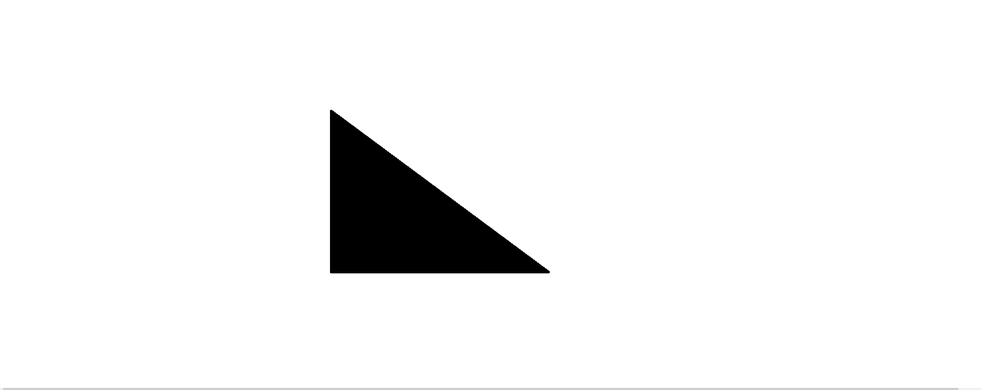
#> input picture Day21/Input Images/shape10.png, 981 x 390 px, shrunk from 1861 x 739 before the run, given in place of shape1.png, which was not available
$ python Challenge.py
#> lines starting #> are read from the running program, lines starting #| are printed output that depends on the picture; after the words box and inside, x2 and y2 are one past the last pixel; in counts of white or black regions, pixels touching at a corner belong together; pictures that were not available may be replaced by others from this repository, and a replacement may not be noted
import cv2
import os
import numpy as np


# Input and Output Paths
input_folder = r"D:\python\MLB_Internship\Day21\Input Images"
output_folder = r"D:\python\MLB_Internship\Day21\Output Images"

os.makedirs(output_folder, exist_ok=True)

# Shape Detection Function

def detect_shape(contour):

    perimeter = cv2.arcLength(contour, True)

    approx = cv2.approxPolyDP(
        contour,
        0.04 * perimeter,
        True
    )

    vertices = len(approx)

    if vertices == 3:
        return "Triangle"

    elif vertices == 4:

        x, y, w, h = cv2.boundingRect(approx)

        aspect_ratio = float(w) / h

        if 0.95 <= aspect_ratio <= 1.05:
            return "Square"
        else:
            return "Rectangle"

    elif vertices > 5:

        area = cv2.contourArea(contour)
        circularity = (
            4 * np.pi * area /
            (perimeter * perimeter)
        )

        if circularity > 0.75:
            return "Circle"

    return "Unknown"

# Process 10 Images

for i in range(1, 11):

    image_name = f"shape{i}.png"

    image_path = os.path.join(
        input_folder,
        image_name
    )

    image = cv2.imread(image_path)
#> image is the input picture: shape (390, 981, 3); min 0, max 255, mean 242.5


    if image is None:
        print(f"{image_name} not found")
        continue


    print(f"Processing {image_name}")


# Save Original Image

    cv2.imwrite(
        os.path.join(
            output_folder,
            f"{i}_original.png"
        ),
        image
    )


# Convert to Gray

    gray = cv2.cvtColor(
        image,
        cv2.COLOR_BGR2GRAY
    )


# Blur

    blur = cv2.GaussianBlur(
        gray,
        (5,5),
        0
    )


# Threshold

    _, thresh = cv2.threshold(
        blur,
        100,
        255,
        cv2.THRESH_BINARY
    )
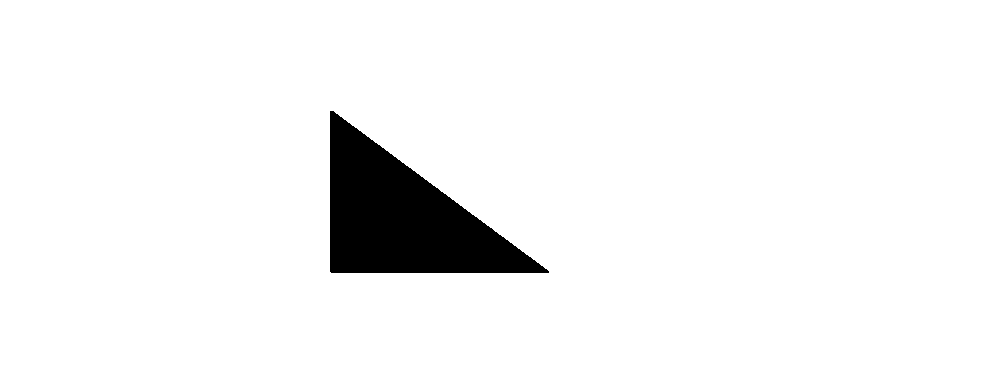
#> thresh: shape (390, 981); 95.3% white; 1 black region, box (x1, y1, x2, y2) and area: (330, 111, 549, 273) 18172


# Find Contours

    contours, _ = cv2.findContours(
        thresh,
        cv2.RETR_EXTERNAL,
        cv2.CHAIN_APPROX_SIMPLE
    )
#> contours = [[[0, 0], [0, 389], [980, 389], [980, 0]]]


# Contour Image

    contour_image = image.copy()

    cv2.drawContours(
        contour_image,
        contours,
        -1,
        (0,255,0),
        3
    )
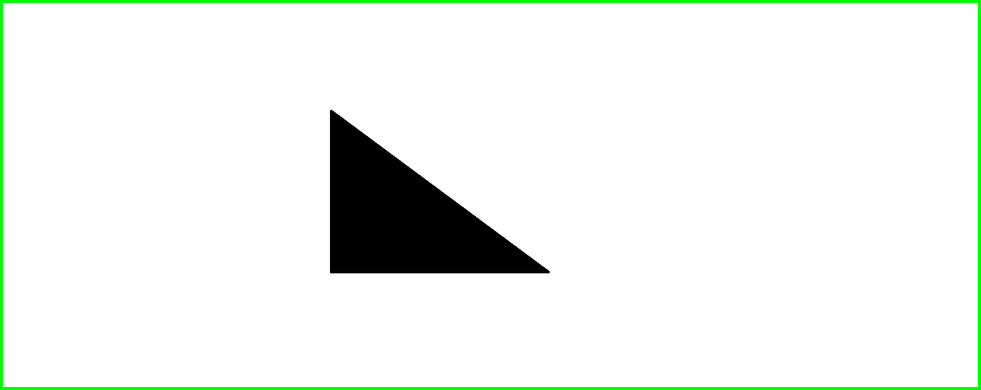
#> contour_image: shape (390, 981, 3); 2.14% of pixels changed, all inside (x1, y1, x2, y2) = (0, 0, 981, 390)


# Save Contour Result

    cv2.imwrite(
        os.path.join(
            output_folder,
            f"{i}_contours.png"
        ),
        contour_image
    )


# Final Result

    final_image = image.copy()


    for contour in contours:

        area = cv2.contourArea(contour)

        if area < 500:
            continue


        perimeter = cv2.arcLength(
            contour,
            True
        )


        shape = detect_shape(contour)


# Draw contour

        cv2.drawContours(
            final_image,
            [contour],
            -1,
            (0,255,0),
            3
        )


# Get text position

        x, y, w, h = cv2.boundingRect(contour)


        text = (
            f"{shape}\n"
            f"A:{int(area)} "
            f"P:{int(perimeter)}"
        )


# Draw text

        cv2.putText(
            final_image,
            shape,
            (x,y-10),
            cv2.FONT_HERSHEY_SIMPLEX,
            0.7,
            (0,0,255),
            2
        )


        cv2.putText(
            final_image,
            f"Area:{int(area)}",
            (x,y+h+20),
            cv2.FONT_HERSHEY_SIMPLEX,
            0.5,
            (255,0,0),
            2
        )


        cv2.putText(
            final_image,
            f"Perimeter:{int(perimeter)}",
            (x,y+h+40),
            cv2.FONT_HERSHEY_SIMPLEX,
            0.5,
            (255,0,0),
            2
        )
#> this loop made 1 pass
#> (approx in detect_shape, vertices in detect_shape, x, y, w, h) on pass 1: ([[0, 0], [0, 389], [980, 389], [980, 0]], 4, 0, 0, 981, 390)


# Save Final Image

    cv2.imwrite(
        os.path.join(
            output_folder,
            f"{i}_final.png"
        ),
        final_image
    )
#> pass 2 of the loop `for i in range(1, 11):`:
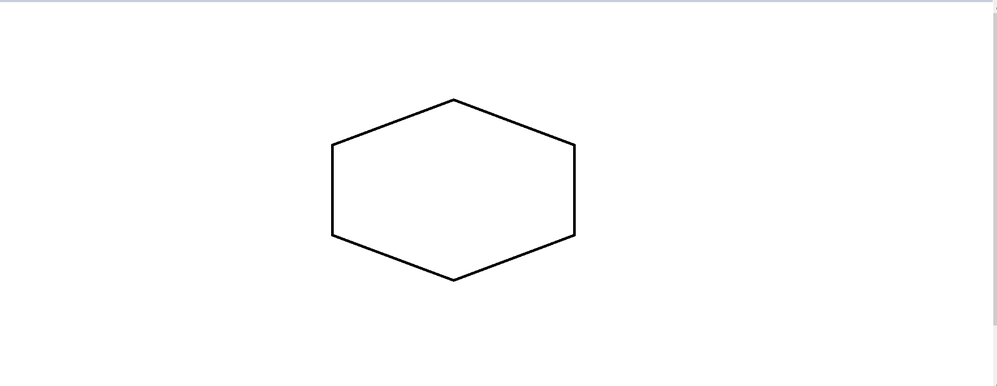
#> input picture Day21/Input Images/shape5.png, 997 x 386 px, shrunk from 1891 x 733 before the run, given in place of shape2.png, which was not available
#> image is the input picture: shape (386, 997, 3); mean B, G, R 253.4, 253.4, 253.3
#> gray: shape (386, 997)
#> blur: shape (386, 997)
#> `_, thresh = cv2.threshold( blur, 100, 255, cv2.THRESH_BINARY )`:
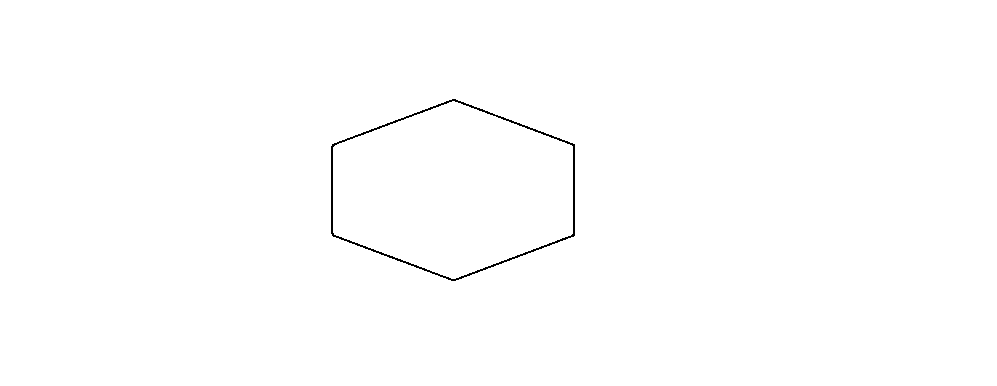
#> thresh: shape (386, 997); 99.6% white; black in thin lines or dots, all inside (x1, y1, x2, y2) = (331, 99, 575, 281)
#> contours = [[[0, 0], [0, 385], [996, 385], [996, 0]]]
#> `cv2.drawContours( contour_image, contours, -1, (0,255,0), 3 )`:
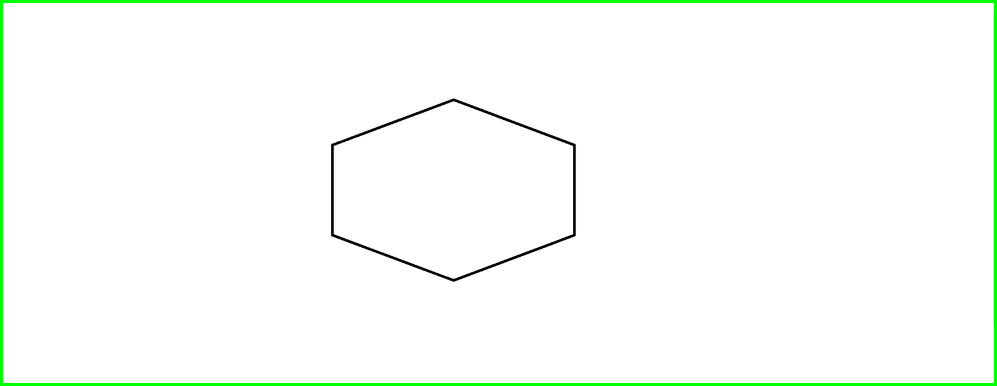
#> contour_image: shape (386, 997, 3); 2.15% of pixels changed, all inside (x1, y1, x2, y2) = (0, 0, 997, 386)
#> the loop `for contour in contours: ` made 1 pass
#> (approx in detect_shape, vertices in detect_shape, x, y, w, h) on pass 1: ([[0, 0], [0, 385], [996, 385], [996, 0]], 4, 0, 0, 997, 386)


print("Shape Detection Completed Successfully!")
